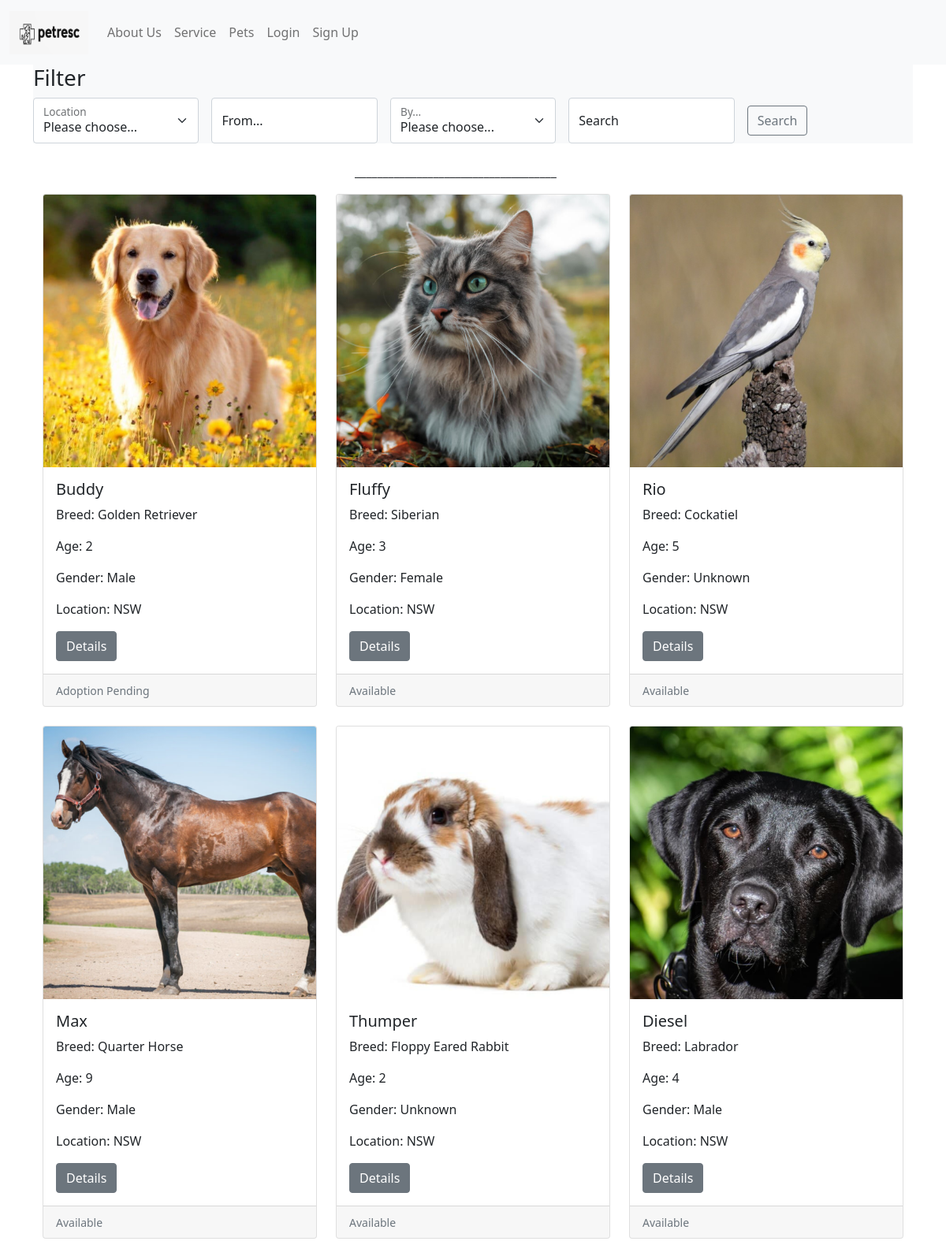
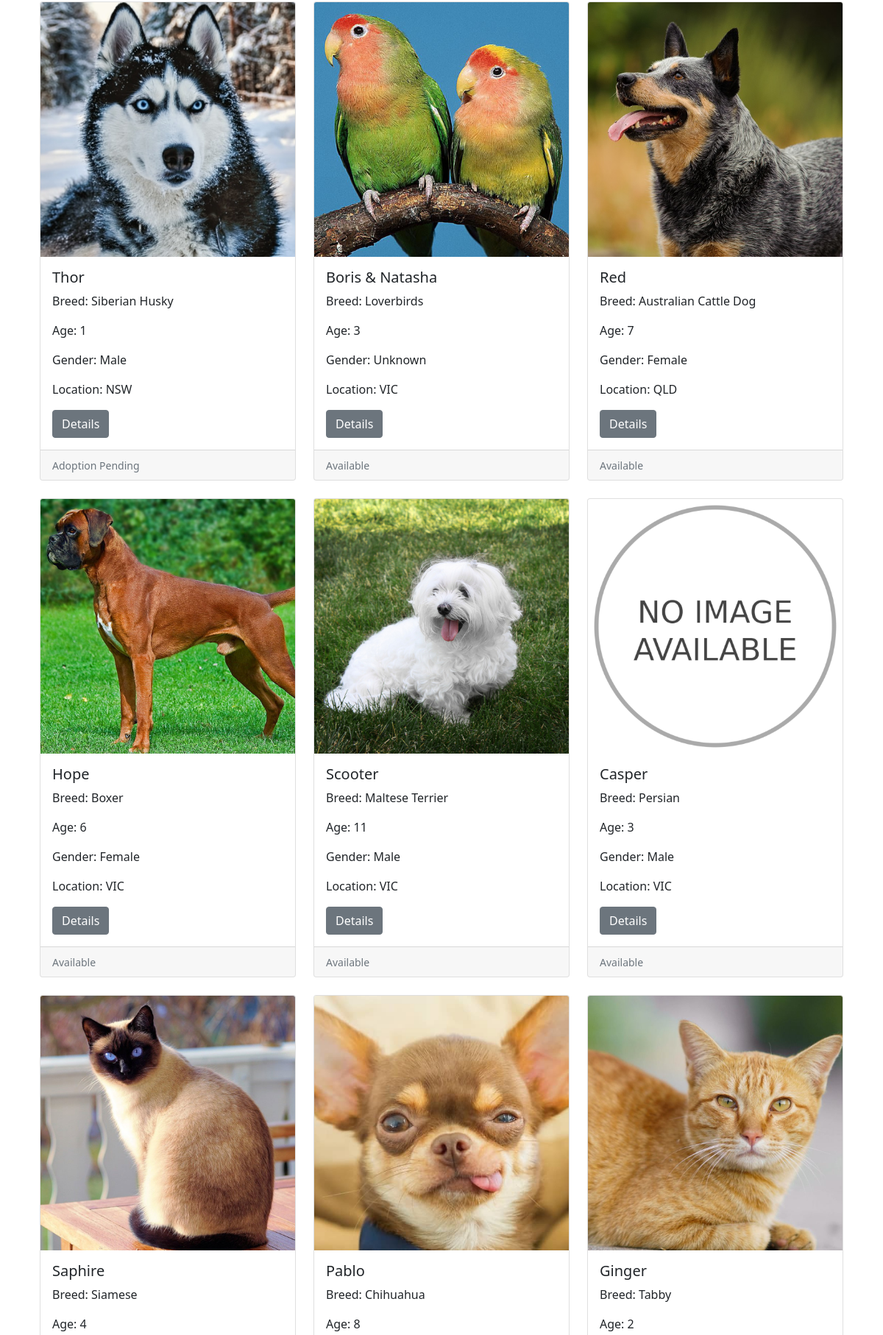
/pets/ (upper part), run on the app's committed database (2 pictures, top to bottom).
### rescues_site/models.py (models this page shows)
class Pet(models.Model):
    pet_id = models.AutoField(primary_key=True)
    name = models.CharField(max_length=255)
    species = models.CharField(max_length=255)
    breed = models.CharField(max_length=255, null=True, blank=True)
    age = models.IntegerField()
    gender = models.CharField(max_length=255, choices=[('Male', 'Male'), ('Female', 'Female'), ('Unsex', 'Unsex')])
    description = models.TextField()
    image_path = models.TextField(null=True)
    status  = models.CharField(max_length=255, choices=[('Available','Available'), ('Adopted','Adopted'), ('Pending', 'Pending')])
    suburb = models.CharField(max_length=255, null=True)
    state = models.CharField(max_length=255, choices=[('NSW','NSW'), ('QLD','QLD'), ('VIC','VIC'), ('ACT','ACT'), ('TAS','TAS'), ('NT','NT'), ('SA','SA'), ('WA','WA')])
    fee = models.DecimalField(max_digits=10, decimal_places=2)
    date_added = models.DateTimeField(auto_now_add=True)

### rescues_site/views.py (the view, shortened to what this page needs)
# urls.py: path('pets/', views.pets, name='pets'),
def pets(request):
    if request.method == "GET":
            pets = Pet.objects.all()
            context = {
                'pets': pets
            }
            return render(request, 'rescues_site/pets.html', context)

### rescues_site/templates/rescues_site/pets.html (shortened to what this page needs)
{% extends "./master.html" %}
{% load static %}
{% block content %}
<div class="mb-4 mx-auto bg-light" style="width: 100%;">
    <form action="{% url 'pets' %}" method="POST">
        <h3>Filter</h3>
        <div class="row g-3 align-items-center">
            <div class="col-md">
                <div class="form-floating">
                   <select class="form-select" id="selected_location" name="selected_location">
                        <option value="">Please choose...</option>
                    </select>
                    <label for="selected_location">Location</label>
                </div>
            </div>
            <div class="col-md">
                <div class="form-floating" id="search_bar">
                    <input type="text" class="form-control" id="selected_location_value" name="selected_location_value" placeholder="">
                    <label for="selected_location_value">From...</label>
                </div>
            </div>
            <div class="col-md">
                <div class="form-floating">
                   <select class="form-select" id="selected_type" name="selected_type">
                        <option value="">Please choose...</option>
                    </select>
                    <label for="selected_type">By...</label>
                </div>
            </div>
            <div class="col-md">
                <div class="form-floating" id="search_bar">
                    <input type="text" class="form-control" id="selected_type_value" name="selected_type_value" placeholder="Name, species, breed,...">
                    <label for="selected_type_value">Search</label>
                </div>
            </div>
            <div class="col-md">
                <button class="btn btn-outline-secondary" type="submit">Search</button>
            </div>
        </div>
    </form>
</div>
<div class="mx-auto" style="width: 300px;">
    <p>____________________________________</p>
</div>
{% if pets %}
<div class="container">
    <div class="row row-cols-1 row-cols-md-3 g-4">
    {% for pet in pets %}
      <div class="col">
          <div class="card h-100">
              <img src="/static/{{ pet.image_path }}" class="card-img-top" alt="Image of {{ pet.name }}">
              <div class="card-body">
                  <h5 class="card-title">{{ pet.name }}</h5>
                  <p class="card-text">Breed: {{ pet.breed }}</p>
                  <p class="card-text">Age: {{ pet.age }}</p>
                  <p class="card-text">Gender: {{ pet.gender }}</p>
                  <p class="card-text">Location: {{ pet.state }}</p>
                  <form action="{% url 'pet_detail' %}" method="POST">
                    <button type="submit" class="btn btn-secondary" id="pet_detail" name="pet_id" value="{{ pet.pet_id }}">
                        Details
                    </button>
                  </form>
              </div>
              <div class="card-footer">
                  <small class="text-muted">{{ pet.status }}</small>
              </div>
          </div>
      </div>
    {% endfor %}
    </div>
</div>
{% else %}
<p class="mx-auto" style="width: 200px;">No matching pets from your filter...</p>
{% endif %}
{% endblock %}

### data on the page
Pet: image_path (picture), name "Buddy", breed "Golden Retriever", age "2", gender "Male", state "NSW", {{ pet.pet_id }} 1 (drawn), status "Adoption Pending"
Pet: image_path (picture), name "Fluffy", breed "Siberian", age "3", gender "Female", state "NSW", {{ pet.pet_id }} 2 (drawn), status "Available"
Pet: image_path (picture), name "Rio", breed "Cockatiel", age "5", gender "Unknown", state "NSW", {{ pet.pet_id }} 3 (drawn), status "Available"
Pet: image_path (picture), name "Max", breed "Quarter Horse", age "9", gender "Male", state "NSW", {{ pet.pet_id }} 4 (drawn), status "Available"
Pet: image_path (picture), name "Thumper", breed "Floppy Eared Rabbit", age "2", gender "Unknown", state "NSW", {{ pet.pet_id }} 5 (drawn), status "Available"
Pet: image_path (picture), name "Diesel", breed "Labrador", age "4", gender "Male", state "NSW", {{ pet.pet_id }} 6 (drawn), status "Available"
Pet: image_path (picture), name "Thor", breed "Siberian Husky", age "1", gender "Male", state "NSW", {{ pet.pet_id }} 7 (drawn), status "Adoption Pending"
Pet: image_path (picture), name "Boris & Natasha", breed "Loverbirds", age "3", gender "Unknown", state "VIC", {{ pet.pet_id }} 8 (drawn), status "Available"
Pet: image_path (picture), name "Red", breed "Australian Cattle Dog", age "7", gender "Female", state "QLD", {{ pet.pet_id }} 9 (drawn), status "Available"
Pet: image_path (picture), name "Hope", breed "Boxer", age "6", gender "Female", state "VIC", {{ pet.pet_id }} 10 (drawn), status "Available"
Pet: image_path (picture), name "Scooter", breed "Maltese Terrier", age "11", gender "Male", state "VIC", status "Available"
Pet: image_path (placeholder picture), name "Casper", breed "Persian", age "3", gender "Male", state "VIC", {{ pet.pet_id }} 12 (drawn), status "Available"
Pet: image_path (picture), name "Saphire", breed "Siamese", age "4"
Pet: image_path (picture), name "Pablo", breed "Chihuahua", age "8"
Pet: image_path (picture), name "Ginger", breed "Tabby", age "2"
